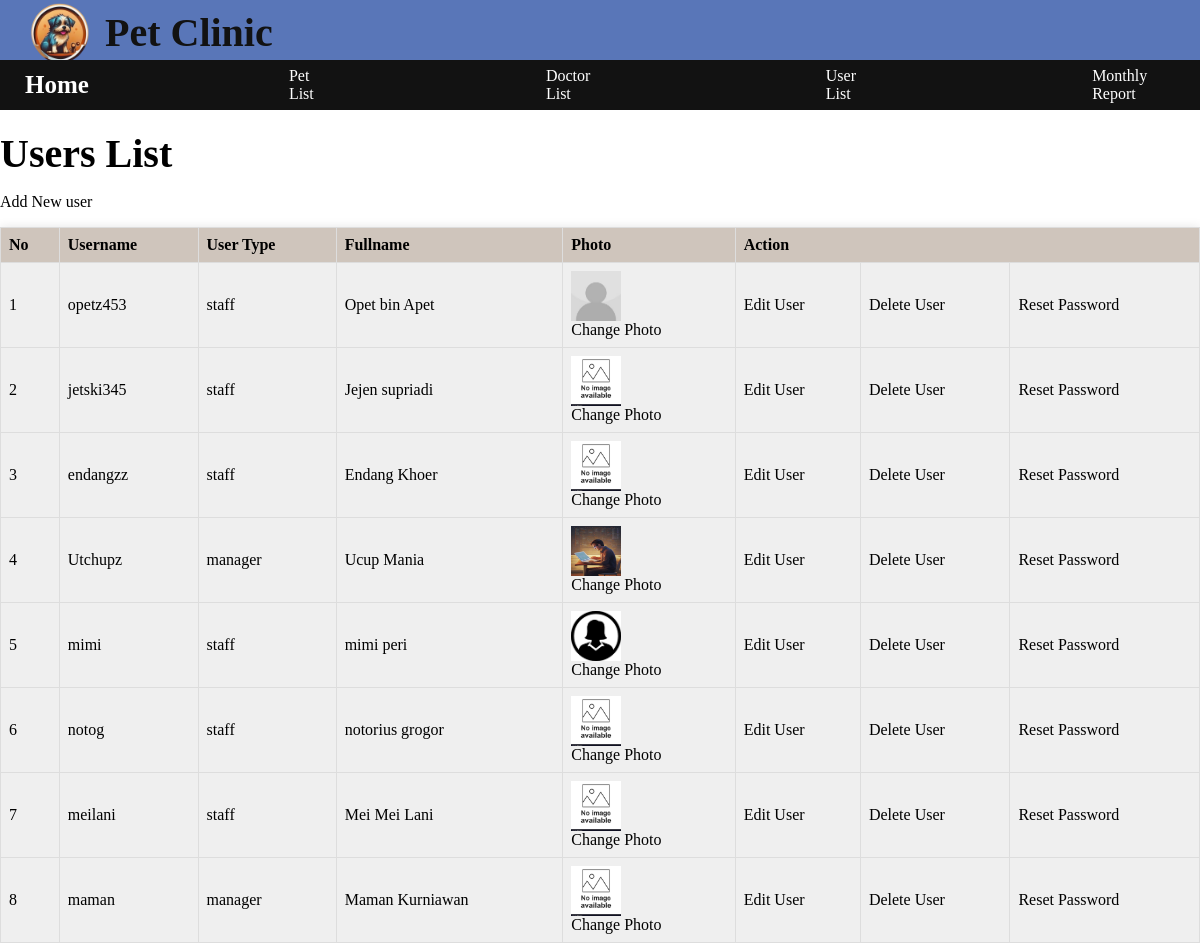
Page /userRead_220057.php (signed in) on the committed database.
### tables this page shows
CREATE TABLE `user_220057` (
  `user_id_220057` int NOT NULL,
  `username_220057` varchar(100) NOT NULL,
  `password_220057` varchar(255) NOT NULL,
  `usertype_220057` varchar(10) NOT NULL,
  `fullname_220057` varchar(100) NOT NULL,
  `user_photo_220057` varchar(255) DEFAULT 'default.png'
);

### userRead_220057.php (the view, shortened to what this page needs)
<html>
    <head>
    <link rel="stylesheet" href="css/style.css">
    </head>
    <body>
    <header class="header">
        <div class="logo">
        <img src="img/logo-petclinic.png" alt="logo" height="100" width="100">
        </div>
        <h1 class="logo-txt"><a href="index.php">Pet Clinic</a></h1>
        </header>
        <div>
            <nav class="navbar">
                <h3>Home</h3>
                <a href="petRead_220057.php">Pet List</a></li>
                <a href="doctorRead_220057.php">Doctor List</a></li>
                <?php if ($_SESSION['user_type'] == "manager") : ?>
                <a href="userRead_220057.php">User List</a></li>
                <a href="report.php"> Monthly Report </a></li>
                <?php endif; ?>
            </nav>
        </div>
        <div class="content">
        <h1>Users List</h1>
        <p><a href="user_220057.php">Add New user</a></p>
        <table border="0">
            <tr>
                <th>No</th>
                <th>Username</th>
                <th>User Type</th>
                <th>Fullname</th>
                <th>Photo</th>
                <th colspan="3">Action</th>
            </tr>
            <?php
            include "connection_220057.php" ;
            $query = "SELECT * FROM user_220057";
            $users = mysqli_query($db_connection, $query);
            $i = 1 ;
            foreach ($users as $data) :
            ?>
            <tr>
                <td><?php echo $i++; ?></td>
                <td><?php echo $data['username_220057']; ?></td>
                <td><?php echo $data['usertype_220057']; ?></td>
                <td><?php echo $data['fullname_220057']; ?></td>
                <td align="center">
                <img src="uploads/users/<?=$data['user_photo_220057']; ?>" width="50" height="50"><br>
                <a href="user_photo_220057.php?id=<?=$data['user_id_220057']?>">Change Photo</a>
                </td>
                <td><a href="userEdit_220057.php?id=<?=$data['user_id_220057']?>">Edit User</a></td>
                <td><a href="delete_user_220057.php?id=<?=$data['user_id_220057']?>">Delete User</a></td>
                <td><a href="reset_password_220057.php?id=<?=$data['user_id_220057'];?>&type=<?=$data['usertype_220057'];?>" onclick ="return confirm('are you sure reset password ??')">Reset Password</a></td>
            </tr>
            <?php endforeach; ?>
        </table>
        </div>
    </body>
</html>

### css/style.css (style rules this page uses)
body { margin: 0; padding: 0; background-color: #fff; }
body a { text-decoration: none; }
.header { display: flex; position: fixed; left: 0; top: 0; height: 45px; width: 100%; background-color: #5976b8; color: #333; padding: 10px; display: flex; align-items: center; right: 0; z-index: 9999; }
.logo { margin-right: -5px; }
.logo img { max-width: 100%; height: auto; }
h1 { margin: 0; font-size: 40px; }
.header a { margin-left: 900px; color: #fff; transition: 0.3s ease; }
.header .logo-txt a { margin: 0; font-size: 40px; text-decoration: none; color: #121212; }
.navbar { position: fixed; top: 60px; left: 0; width: 100%; background: #121212; display: flex; align-items: center; padding: 10px 0px; color: white; height: 30px }
.navbar h3 { font-size: 25px; margin-left: 25px; }
.navbar a { text-decoration: none; color: white; margin-right: 10px; justify-content: space-between; margin-left: 200px; transition: 0.3s ease; }
.content a { color: black; transition: 0.3s ease; }

### userRead_220057.php (style rules this page uses)
.header { display: flex; position: fixed; left: 0; top: 0; height: 45px; width: 100%; background-color: #5976b8; color: #333; padding: 10px; display: flex; align-items: center; right: 0; z-index: 9999; }
.logo { margin-right: -5px; }
.logo img { max-width: 100%; height: auto; }
.header .logo-txt a { margin: 0; font-size: 40px; text-decoration: none; color: #121212; }
.header a { margin-left: 900px; }
.navbar { position: fixed; top: 60px; left: 0; width: 100%; background: #121212; display: flex; align-items: center; padding: 10px 0px; color: white; height: 30px; z-index: 9999; }
.navbar h3 { font-size: 25px; margin-left: 25px; }
.navbar a { text-decoration: none; color: white; margin-right: 10px; justify-content: space-between; margin-left: 200px; }
.content { margin-top: 130px; height: 10vh; }
.content table { font-family: tahoma; background-color: #efefef; justify-content: center; align-items: center; border-collapse: collapse; width: 100%; box-shadow: 0px 0px 10px rgba(0, 0, 0, 0.1); }
.content th { font-family: tahoma; background-color: #CFC5BC; justify-content: center; border: 1px solid #ddd; padding: 8px; text-align: left; }
.content td { justify-content: center; border: 1px solid #ddd; padding: 8px; text-align: left; }

### rows in the picture
user_220057: username_220057 "opetz453", usertype_220057 "staff", fullname_220057 "Opet bin Apet", user_photo_220057 (picture)
user_220057: username_220057 "jetski345", usertype_220057 "staff", fullname_220057 "Jejen supriadi", user_photo_220057 (placeholder picture)
user_220057: username_220057 "endangzz", usertype_220057 "staff", fullname_220057 "Endang Khoer", user_photo_220057 (placeholder picture)
user_220057: username_220057 "Utchupz", usertype_220057 "manager", fullname_220057 "Ucup Mania", user_photo_220057 (picture)
user_220057: username_220057 "mimi", usertype_220057 "staff", fullname_220057 "mimi peri", user_photo_220057 (picture)
user_220057: username_220057 "notog", usertype_220057 "staff", fullname_220057 "notorius grogor", user_photo_220057 (placeholder picture)
user_220057: username_220057 "meilani", usertype_220057 "staff", fullname_220057 "Mei Mei Lani", user_photo_220057 (placeholder picture)
user_220057: username_220057 "maman", usertype_220057 "manager", fullname_220057 "Maman Kurniawan", user_photo_220057 (placeholder picture)
